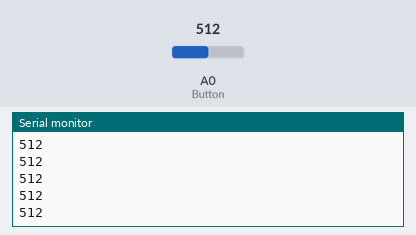
Simulated run of this sketch. Board: Arduino Uno, built with avr-gcc and run on an emulated ATmega328P. Parts: the last lines printed to the serial monitor. The inputs (shaded band) are chosen by the test bench; at power-on: A0 (Button) = 512.

Above: at 1.2 s.
1.3 s: A0 (Button) set to 716
At 1.68 s:
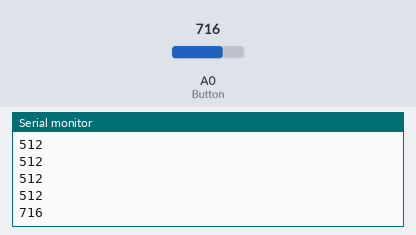
2.8 s: A0 (Button) set to 900
At 2.93 s:
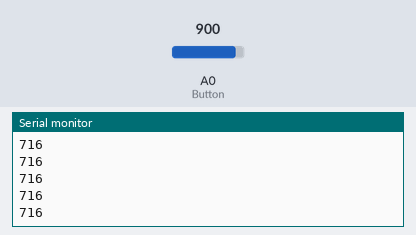
Timing chart, 0 to 5.8 s (numbered marks = the images above; inputs shaded):
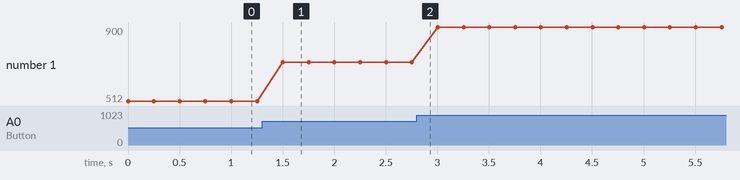

Measured:
- after the input at 1.3 s, the serial monitor: prints a new line after 0.20 s (image 1)
- plotted number 1: 512 → 716 after the input at 1.3 s, 716 → 900 after the input at 2.8 s

The sketch:

LCDAnalogButtons.ino
```cpp
int Button =A0;

void setup() {
  pinMode(Button,INPUT);
  Serial.begin(9600);
}

void loop() {
  Serial.println(analogRead(Button));
  delay(250);

}
```
